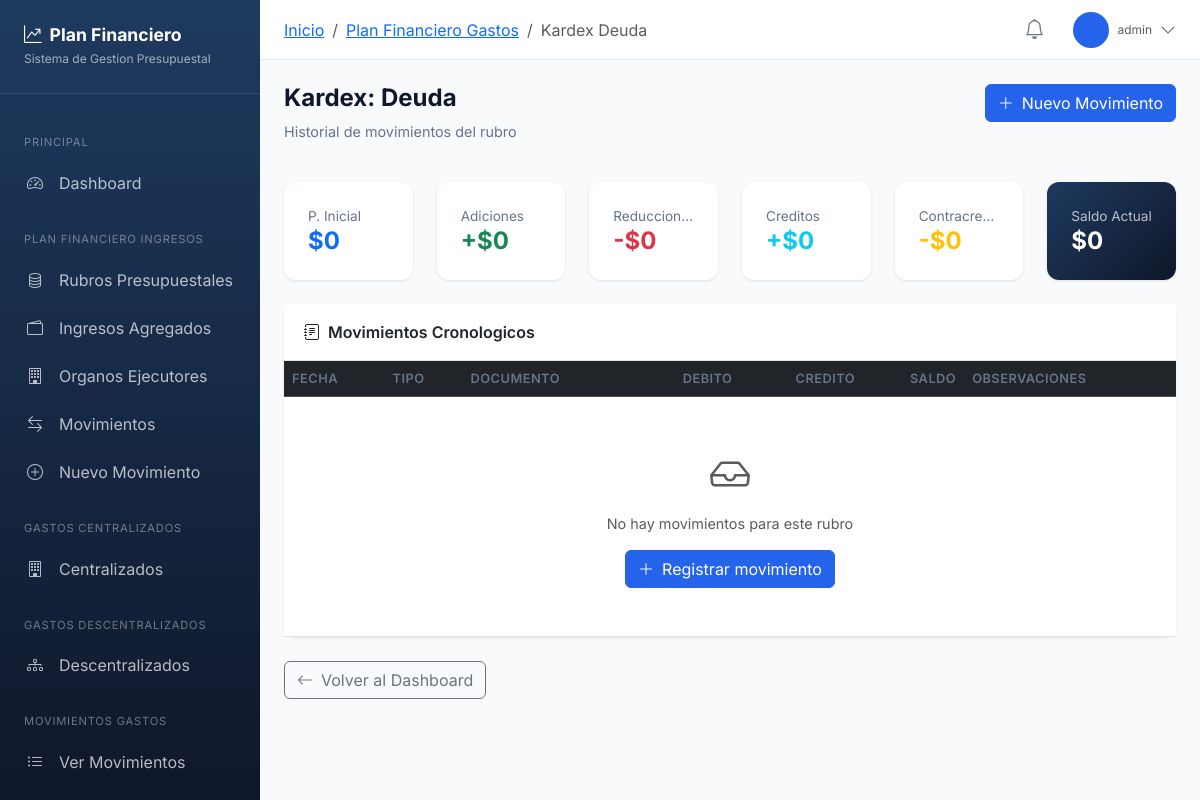
Page /app/gastos/rubro/CENTRALIZADO/DEUDA/kardex/ (signed in) on the committed database.
### planfinanciero/models.py (models this page shows, shortened)
class RubroGasto(models.Model):
    TIPO_ENTIDAD_CHOICES = [
        ('CENTRALIZADO', 'Centralizado'),
        ('DESCENTRALIZADO', 'Descentralizado'),
    ]
    RUBRO_CHOICES = [
        ('FUNCIONAMIENTO', 'Funcionamiento'),
        ('DEUDA', 'Deuda'),
        ('INVERSION', 'Inversión'),
        ('GASTOS_OPERACION', 'Gastos de Operación'),
    ]
    tipo_entidad = models.CharField(
        max_length=20,
        choices=TIPO_ENTIDAD_CHOICES,
        default='CENTRALIZADO',
        verbose_name="Tipo de Entidad"
    )
    codigo = models.CharField(
        max_length=30,
        verbose_name="Código Rubro"
    )
    nombre = models.CharField(max_length=100, verbose_name="Nombre")
    descripcion = models.TextField(blank=True, verbose_name="Descripción")
    activo = models.BooleanField(default=True)
    fecha_creacion = models.DateTimeField(auto_now_add=True)
    class Meta:
        verbose_name = "Rubro de Gasto"
        verbose_name_plural = "Rubros de Gastos"
        ordering = ['tipo_entidad', 'codigo']
        unique_together = ['tipo_entidad', 'codigo']
    @property
    def presupuesto_inicial(self):
        if hasattr(self, '_presupuesto_inicial'):
            return self._presupuesto_inicial or Decimal('0')
        total = self.movimientos.filter(
            tipo='INICIAL',
            anulado=False
        ).aggregate(total=Sum('valor'))['total']
        return total or Decimal('0')
    @property
    def total_adiciones(self):
        if hasattr(self, '_total_adiciones'):
            return self._total_adiciones or Decimal('0')
        total = self.movimientos.filter(
            tipo='ADICION',
            anulado=False
        ).aggregate(total=Sum('valor'))['total']
        return total or Decimal('0')
    @property
    def total_reducciones(self):
        if hasattr(self, '_total_reducciones'):
            return self._total_reducciones or Decimal('0')
        total = self.movimientos.filter(
            tipo='REDUCCION',
            anulado=False
        ).aggregate(total=Sum('valor'))['total']
        return total or Decimal('0')
    @property
    def total_creditos(self):
        if hasattr(self, '_total_creditos'):
            return self._total_creditos or Decimal('0')
        total = self.movimientos.filter(
            tipo='CREDITO',
            anulado=False
        ).aggregate(total=Sum('valor'))['total']
        return total or Decimal('0')
    @property
    def total_contracreditos(self):
        if hasattr(self, '_total_contracreditos'):
            return self._total_contracreditos or Decimal('0')
        total = self.movimientos.filter(
            tipo='CONTRACREDITO',
            anulado=False
        ).aggregate(total=Sum('valor'))['total']
        return total or Decimal('0')
    @property
    def saldo_actual(self):
        return (
            self.presupuesto_inicial +
            self.total_adiciones -
            self.total_reducciones +
            self.total_creditos -
            self.total_contracreditos
        )

### planfinanciero/views.py (the view, shortened to what this page needs)
# urls.py: path('gastos/rubro/<str:tipo_entidad>/<str:codigo>/kardex/', views.gastos_rubro_kardex, name='gastos_rubro_kardex'),
@login_required
def gastos_rubro_kardex(request, tipo_entidad, codigo):
    rubro = get_object_or_404(RubroGasto, tipo_entidad=tipo_entidad, codigo=codigo)
    movimientos = rubro.movimientos.all().order_by('fecha', 'fecha_registro')
    saldo = Decimal('0')
    movimientos_con_saldo = []
    context = {
        'rubro': rubro,
        'movimientos_con_saldo': movimientos_con_saldo,
    }
    return render(request, 'planfinanciero/gastos_rubro_kardex.html', context)

### templates/planfinanciero/gastos_rubro_kardex.html (shortened to what this page needs)
{% extends 'planfinanciero/base_app.html' %}
{% load humanize %}
{% block breadcrumb %}
<li class="breadcrumb-item"><a href="{% url 'planfinanciero:gastos_dashboard' %}">Plan Financiero Gastos</a></li>
<li class="breadcrumb-item active">Kardex {{ rubro.nombre }}</li>
{% endblock %}
{% block content %}
<div class="d-flex justify-content-between align-items-start mb-4">
    <div>
        <h1 class="page-title">Kardex: {{ rubro.nombre }}</h1>
        <p class="page-subtitle">Historial de movimientos del rubro</p>
    </div>
    <a href="{% url 'planfinanciero:gastos_movimiento_crear' %}?rubro={{ rubro.codigo }}" class="btn btn-primary">
        <i class="bi bi-plus-lg me-2"></i>Nuevo Movimiento
    </a>
</div>
<div class="row g-4 mb-4">
    <div class="col-md-2">
        <div class="stat-card">
            <div class="stat-label">P. Inicial</div>
            <div class="stat-value text-primary">${{ rubro.presupuesto_inicial|floatformat:0|intcomma }}</div>
        </div>
    </div>
    <div class="col-md-2">
        <div class="stat-card">
            <div class="stat-label">Adiciones</div>
            <div class="stat-value text-success">+${{ rubro.total_adiciones|floatformat:0|intcomma }}</div>
        </div>
    </div>
    <div class="col-md-2">
        <div class="stat-card">
            <div class="stat-label">Reducciones</div>
            <div class="stat-value text-danger">-${{ rubro.total_reducciones|floatformat:0|intcomma }}</div>
        </div>
    </div>
    <div class="col-md-2">
        <div class="stat-card">
            <div class="stat-label">Creditos</div>
            <div class="stat-value text-info">+${{ rubro.total_creditos|floatformat:0|intcomma }}</div>
        </div>
    </div>
    <div class="col-md-2">
        <div class="stat-card">
            <div class="stat-label">Contracreditos</div>
            <div class="stat-value text-warning">-${{ rubro.total_contracreditos|floatformat:0|intcomma }}</div>
        </div>
    </div>
    <div class="col-md-2">
        <div class="stat-card" style="background: linear-gradient(135deg, #1e3a5f, #0f172a); color: white;">
            <div class="stat-label" style="color: rgba(255,255,255,0.7);">Saldo Actual</div>
            <div class="stat-value" style="color: white;">${{ rubro.saldo_actual|floatformat:0|intcomma }}</div>
        </div>
    </div>
</div>
<div class="card">
    <div class="card-header">
        <i class="bi bi-journal-text me-2"></i>Movimientos Cronologicos
    </div>
    <div class="card-body p-0">
        <div class="table-responsive">
            <table class="table table-hover mb-0">
                <thead class="table-dark">
                    <tr>
                        <th>Fecha</th>
                        <th>Tipo</th>
                        <th>Documento</th>
                        <th class="text-end">Debito</th>
                        <th class="text-end">Credito</th>
                        <th class="text-end">Saldo</th>
                        <th>Observaciones</th>
                    </tr>
                </thead>
                <tbody>
                    {% for item in movimientos_con_saldo %}
                    <tr {% if item.mov.anulado %}class="table-secondary text-decoration-line-through"{% endif %}>
                        <td>{{ item.mov.fecha|date:"d/m/Y" }}</td>
                        <td>
                            <span class="badge {% if item.mov.anulado %}bg-secondary{% elif item.mov.tipo == 'INICIAL' %}bg-primary{% elif item.mov.tipo == 'ADICION' %}bg-success{% elif item.mov.tipo == 'REDUCCION' %}bg-danger{% elif item.mov.tipo == 'CREDITO' %}bg-info{% else %}bg-warning{% endif %}">
                                {{ item.mov.get_tipo_display }}
                            </span>
                        </td>
                        <td>{{ item.mov.documento_soporte }}</td>
                        <td class="text-end currency">
                            {% if item.mov.tipo in 'REDUCCION,CONTRACREDITO' %}
                            ${{ item.mov.valor|floatformat:0|intcomma }}
                            {% else %}
                            -
                            {% endif %}
                        </td>
                        <td class="text-end currency">
                            {% if item.mov.tipo in 'INICIAL,ADICION,CREDITO' %}
                            ${{ item.mov.valor|floatformat:0|intcomma }}
                            {% else %}
                            -
                            {% endif %}
                        </td>
                        <td class="text-end currency fw-bold">
                            {% if item.saldo is not None %}
                            ${{ item.saldo|floatformat:0|intcomma }}
                            {% else %}
                            <span class="text-muted">ANULADO</span>
                            {% endif %}
                        </td>
                        <td>
                            <small class="text-muted">{{ item.mov.observaciones|truncatewords:5 }}</small>
                        </td>
                    </tr>
                    {% empty %}
                    <tr>
                        <td colspan="7" class="text-center text-muted py-5">
                            <i class="bi bi-inbox fs-1 d-block mb-2"></i>
                            No hay movimientos para este rubro
                            <br>
                            <a href="{% url 'planfinanciero:gastos_movimiento_crear' %}?rubro={{ rubro.codigo }}" class="btn btn-primary mt-3">
                                <i class="bi bi-plus-lg me-2"></i>Registrar movimiento
                            </a>
                        </td>
                    </tr>
                    {% endfor %}
                </tbody>
            </table>
        </div>
    </div>
</div>
<div class="mt-4">
    <a href="{% url 'planfinanciero:gastos_dashboard' %}" class="btn btn-outline-secondary">
        <i class="bi bi-arrow-left me-2"></i>Volver al Dashboard
    </a>
</div>
{% endblock %}

### templates/planfinanciero/base_app.html (shortened to what this page needs)
{% extends 'base.html' %}
{% load humanize %}
{% block body %}
<nav class="sidebar" id="sidebar">
    <div class="sidebar-brand">
        <h4><i class="bi bi-graph-up-arrow me-2"></i>Plan Financiero</h4>
        <small>Sistema de Gestion Presupuestal</small>
    </div>
    <div class="sidebar-nav">
        <div class="nav-section">Principal</div>
        <a href="{% url 'planfinanciero:dashboard' %}" class="nav-link {% if request.resolver_match.url_name == 'dashboard' %}active{% endif %}">
            <i class="bi bi-speedometer2"></i>
            <span>Dashboard</span>
        </a>
        <div class="nav-section">Plan Financiero Ingresos</div>
        <a href="{% url 'planfinanciero:rubros_lista' %}" class="nav-link {% if 'rubro' in request.resolver_match.url_name and 'gasto' not in request.resolver_match.url_name %}active{% endif %}">
            <i class="bi bi-database"></i>
            <span>Rubros Presupuestales</span>
        </a>
        <a href="{% url 'planfinanciero:fuentes_lista' %}" class="nav-link {% if 'fuente' in request.resolver_match.url_name %}active{% endif %}">
            <i class="bi bi-wallet2"></i>
            <span>Ingresos Agregados</span>
        </a>
        <a href="{% url 'planfinanciero:organos_lista' %}" class="nav-link {% if 'organo' in request.resolver_match.url_name %}active{% endif %}">
            <i class="bi bi-building"></i>
            <span>Organos Ejecutores</span>
        </a>
        <a href="{% url 'planfinanciero:movimientos_lista' %}" class="nav-link {% if 'movimiento' in request.resolver_match.url_name and 'gasto' not in request.resolver_match.url_name %}active{% endif %}">
            <i class="bi bi-arrow-left-right"></i>
            <span>Movimientos</span>
        </a>
        <a href="{% url 'planfinanciero:movimiento_crear' %}" class="nav-link">
            <i class="bi bi-plus-circle"></i>
            <span>Nuevo Movimiento</span>
        </a>
        <div class="nav-section">Gastos Centralizados</div>
        <a href="{% url 'planfinanciero:gastos_centralizados' %}" class="nav-link ">
            <i class="bi bi-building"></i>
            <span>Centralizados</span>
        </a>
        <div class="nav-section">Gastos Descentralizados</div>
        <a href="{% url 'planfinanciero:gastos_descentralizados' %}" class="nav-link {% if request.resolver_match.url_name == 'gastos_descentralizados' or tipo_entidad == 'DESCENTRALIZADO' %}active{% endif %}">
            <i class="bi bi-diagram-3"></i>
            <span>Descentralizados</span>
        </a>
        <div class="nav-section">Movimientos Gastos</div>
        <a href="{% url 'planfinanciero:gastos_movimientos_lista' %}" class="nav-link {% if 'gastos_movimiento' in request.resolver_match.url_name %}active{% endif %}">
            <i class="bi bi-list-ul"></i>
            <span>Ver Movimientos</span>
        </a>
        <a href="{% url 'planfinanciero:gastos_movimiento_crear' %}" class="nav-link">
        </a>
    </div>
</nav>
<main class="main-content">
    <header class="top-header">
        <div class="d-flex align-items-center">
            <nav aria-label="breadcrumb">
                <ol class="breadcrumb mb-0">
                    <li class="breadcrumb-item"><a href="{% url 'planfinanciero:dashboard' %}">Inicio</a></li>
                    {% block breadcrumb %}{% endblock %}
                </ol>
            </nav>
        </div>
        <div class="d-flex align-items-center gap-3">
            <div class="dropdown">
                <button class="btn btn-link position-relative" data-bs-toggle="dropdown">
                    <i class="bi bi-bell fs-5 text-secondary"></i>
                </button>
            </div>
            <div class="dropdown user-dropdown">
                <div class="d-flex align-items-center" data-bs-toggle="dropdown">
                    <div class="user-avatar me-2">
                    </div>
                    <div class="d-none d-md-block">
                        <div class="text-muted" style="font-size: 0.75rem;">{{ user.username }}</div>
                    </div>
                    <i class="bi bi-chevron-down ms-2 text-muted"></i>
                </div>
            </div>
        </div>
    </header>
    <div class="page-content">
        {% block content %}{% endblock %}
    </div>
</main>
{% endblock %}

### rows in the picture
RubroGasto: nombre "Deuda", presupuesto_inicial "0", total_adiciones "0", total_reducciones "0", total_creditos "0", total_contracreditos "0", saldo_actual "0"

### other values in the picture
{{ user.username }} "admin"
